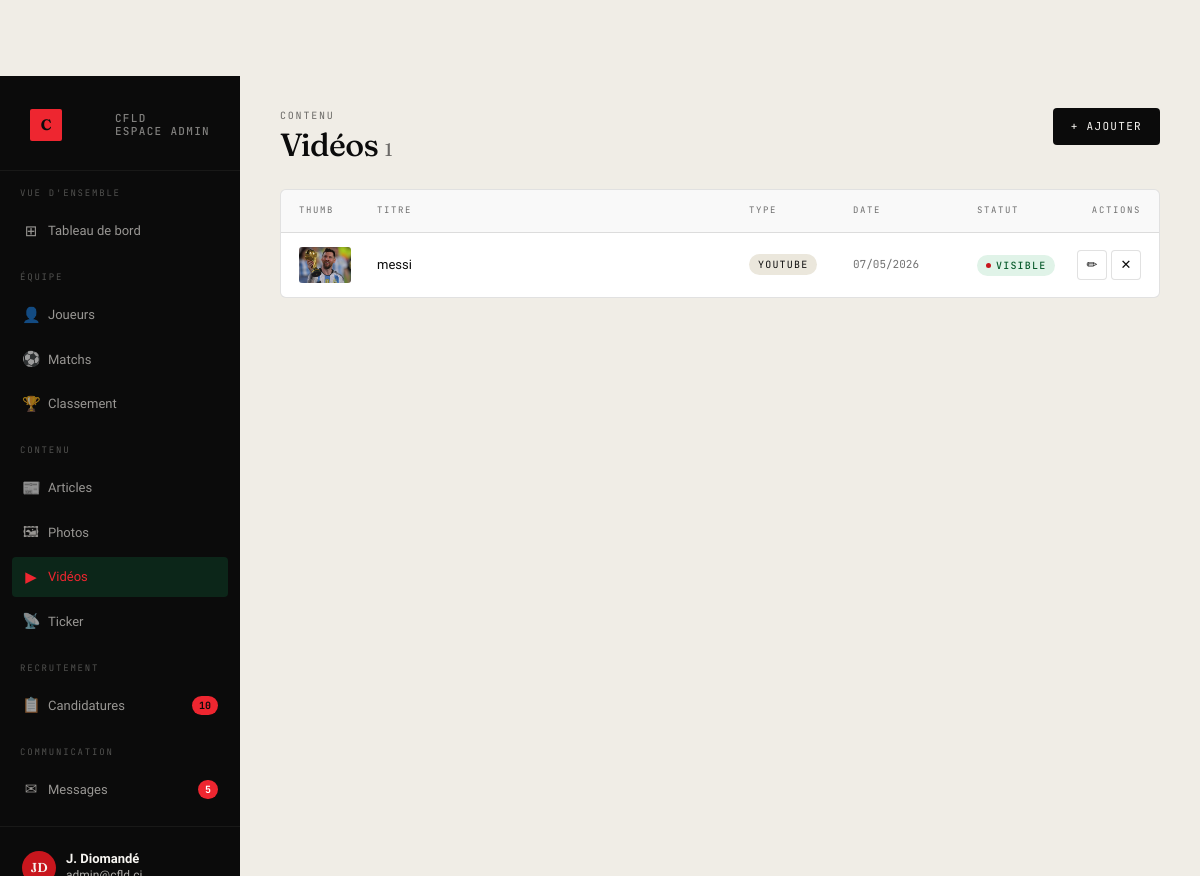
Page /admin-cfld/videos/ (signed in) on the committed database.
### medias/models.py (models this page shows, shortened)
class Video(models.Model):
    TYPE_CHOICES = [
        ('youtube', 'YouTube'),
        ('vimeo', 'Vimeo'),
        ('local', 'Fichier local'),
    ]
    titre = models.CharField(max_length=200)
    description = models.CharField(max_length=300, blank=True)
    thumbnail = models.ImageField(upload_to='videos/thumbnails/', blank=True, null=True)
    url = models.URLField(blank=True)
    type_video = models.CharField(max_length=10, choices=TYPE_CHOICES, default='youtube')
    date = models.DateField(default=timezone.now)
    afficher = models.BooleanField(default=True)
    class Meta:
        ordering = ['-date']
        verbose_name = 'Vidéo'
        verbose_name_plural = 'Vidéos'

### recrutement/admin_views.py (the view)
# urls.py: path('videos/',                   v.admin_videos,      name='admin_videos'),
@staff_required
def admin_videos(request):
    qs = Video.objects.all()
    ctx = _base_ctx(request, 'videos')
    ctx.update({'videos': qs})
    return render(request, 'admin_cfld/videos.html', ctx)

### recrutement/admin_views.py (called while the page is built)
def staff_required(view_func):
    @wraps(view_func)
    def wrapper(request, *args, **kwargs):
        if not request.user.is_authenticated or not request.user.is_staff:
            return redirect('login')
        return view_func(request, *args, **kwargs)
    return wrapper

def _base_ctx(request, section=''):
    return {
        'pending_count': Candidature.objects.filter(statut='pending').count(),
        'unread_count':  Message.objects.filter(lu=False).count(),
        'section':       section,
    }

### templates/admin_cfld/videos.html (shortened to what this page needs)
{% extends "admin_cfld/base.html" %}
{% block content %}
<div class="page-header">
  <div>
    <span class="eyebrow">Contenu</span>
    <h1>Vidéos <span style="font-size:18px;color:var(--muted);font-weight:400;">{{ videos|length }}</span></h1>
  </div>
  <div class="hd-actions">
    <a href="{% url 'admin_video_add' %}" style="display:inline-flex;align-items:center;gap:8px;background:var(--ink);color:var(--paper);padding:10px 18px;border-radius:4px;font-family:var(--font-mono);font-size:11px;letter-spacing:.12em;text-transform:uppercase;text-decoration:none;">
      + Ajouter
    </a>
  </div>
</div>
<div class="t-wrap">
  <div class="t-row t-head" style="grid-template-columns:64px 1fr 90px 110px 70px 80px;">
    <div>Thumb</div>
    <div>Titre</div>
    <div>Type</div>
    <div>Date</div>
    <div>Statut</div>
    <div style="text-align:right;">Actions</div>
  </div>
  {% for v in videos %}
  <div class="t-row" id="row-v{{ v.pk }}" style="grid-template-columns:64px 1fr 90px 110px 70px 80px;">
    <div>
      {% if v.thumbnail %}
        <img src="{{ v.thumbnail.url }}" alt="" style="width:52px;height:36px;object-fit:cover;border-radius:3px;display:block;">
      {% else %}
        <div style="width:52px;height:36px;background:var(--ink);border-radius:3px;display:grid;place-items:center;font-size:18px;">▶</div>
      {% endif %}
    </div>
    <div>
      <div style="font-weight:500;font-size:13px;">{{ v.titre|truncatechars:60 }}</div>
    </div>
    <div><span class="pill">{{ v.get_type_video_display }}</span></div>
    <div style="font-family:var(--font-mono);font-size:11px;color:var(--muted);">{{ v.date|date:"d/m/Y" }}</div>
    <div>
      {% if v.afficher %}
        <span class="badge-status bs-publie">Visible</span>
      {% else %}
        <span class="badge-status bs-brouillon">Masquée</span>
      {% endif %}
    </div>
    <div class="actions">
      <a href="{% url 'admin_video_edit' v.pk %}" class="t-btn" title="Modifier">✏</a>
      <button class="t-btn del" title="Supprimer" onclick="confirmDelete('{% url 'admin_video_delete' v.pk %}', document.getElementById('row-v{{ v.pk }}'))">✕</button>
    </div>
  </div>
  {% empty %}
  <div class="empty-state">Aucune vidéo</div>
  {% endfor %}
</div>
{% endblock %}

### templates/admin_cfld/base.html (shortened to what this page needs)
{% load static %}
<!doctype html>
<html lang="fr">
<head>
<link rel="stylesheet" href="{% static 'style.css' %}">
</head>
<body>
<div class="admin-shell">
  <aside class="sidebar">
    <div class="sidebar-top">
      <a href="{% url 'admin_dashboard' %}" class="sidebar-brand">
        <span class="bm">C</span>
        <span class="bt">CFLD<br>Espace admin</span>
      </a>
    </div>
    <nav class="sidebar-nav">
      <div class="nav-section">Vue d'ensemble</div>
      <a href="{% url 'admin_dashboard' %}" {% if section == 'dashboard' %}class="active"{% endif %}>
        <span class="icon">⊞</span><span class="lbl">Tableau de bord</span>
      </a>
      <div class="nav-section">Équipe</div>
      <a href="{% url 'admin_joueurs' %}" {% if section == 'joueurs' %}class="active"{% endif %}>
        <span class="icon">👤</span><span class="lbl">Joueurs</span>
      </a>
      <a href="{% url 'admin_matchs' %}" {% if section == 'matchs' %}class="active"{% endif %}>
        <span class="icon">⚽</span><span class="lbl">Matchs</span>
      </a>
      <a href="{% url 'admin_classement' %}" {% if section == 'classement' %}class="active"{% endif %}>
        <span class="icon">🏆</span><span class="lbl">Classement</span>
      </a>
      <div class="nav-section">Contenu</div>
      <a href="{% url 'admin_articles' %}" {% if section == 'articles' %}class="active"{% endif %}>
        <span class="icon">📰</span><span class="lbl">Articles</span>
      </a>
      <a href="{% url 'admin_photos' %}" {% if section == 'photos' %}class="active"{% endif %}>
        <span class="icon">🖼</span><span class="lbl">Photos</span>
      </a>
      <a href="{% url 'admin_videos' %}" {% if section == 'videos' %}class="active"{% endif %}>
        <span class="icon">▶</span><span class="lbl">Vidéos</span>
      </a>
      <a href="{% url 'admin_ticker' %}" {% if section == 'ticker' %}class="active"{% endif %}>
        <span class="icon">📡</span><span class="lbl">Ticker</span>
      </a>
      <div class="nav-section">Recrutement</div>
      <a href="{% url 'admin_candidatures' %}" {% if section == 'candidatures' %}class="active"{% endif %}>
        <span class="icon">📋</span><span class="lbl">Candidatures</span>
        {% if pending_count %}<span class="badge">{{ pending_count }}</span>{% endif %}
      </a>
      <div class="nav-section">Communication</div>
      <a href="{% url 'admin_messages' %}" {% if section == 'messages' %}class="active"{% endif %}>
        <span class="icon">✉</span><span class="lbl">Messages</span>
        {% if unread_count %}<span class="badge red">{{ unread_count }}</span>{% endif %}
      </a>
    </nav>
    <div class="sidebar-footer">
      <div class="sidebar-user">
        <div class="av">{{ request.user.first_name|slice:":1"|upper }}{{ request.user.last_name|slice:":1"|upper }}</div>
        <div class="info">
          <strong>{{ request.user.get_full_name|default:request.user.username }}</strong>
        </div>
      </div>
    </div>
  </aside>
  <main class="admin-main">
    {% block content %}{% endblock %}
  </main>
</div>
</body>
</html>

### assets/style.css (style rules this page uses)
:root { --green: #c8161d; --green-deep: #8a0d12; --green-bright: #ee2630; --ink: #0b0b0b; --paper: #f7f5f1; --paper-2: #ebe7dc; --line: rgba(11,11,11,0.12); --line-strong: rgba(11,11,11,0.85); --muted: rgba(11,11,11,0.58); --font-display: "Fraunces", "Times New Roman", serif; --font-text: "Inter Tight", "Helvetica Neue", Arial, sans-serif; --font-mono: "JetBrains Mono", "Menlo", monospace; --display-tracking: -0.02em; --display-weight: 500; --display-italic: 0; }
* { box-sizing: border-box; }
html, body { margin: 0; padding: 0; overflow-x: hidden; }
body { font-family: var(--font-text); color: var(--ink); background: var(--paper); -webkit-font-smoothing: antialiased; text-rendering: optimizeLegibility; line-height: 1.5; }
img { max-width: 100%; display: block; }
a { color: inherit; text-decoration: none; }
button { font: inherit; cursor: pointer; border: 0; background: none; color: inherit; }
.display, h1, h2, h3 { font-family: var(--font-display); font-weight: var(--display-weight); letter-spacing: var(--display-tracking); font-style: var(--display-italic) ? italic : normal; line-height: 1.02; margin: 0; }
h1 { font-size: clamp(56px, 8vw, 132px); }
.eyebrow { font-family: var(--font-mono); font-size: 11px; letter-spacing: 0.18em; text-transform: uppercase; color: var(--muted); }
body { padding-top: 76px; }

### rows in the picture
Video: thumbnail (placeholder picture), titre "messi", type_video "YOUTUBE", date "07/05/2026", afficher "VISIBLE"

### other values in the picture
{{ pending_count }} "10"
{{ unread_count }} "5"
{{ request.user.first_name|slice:":1"|upper }} "J"
{{ request.user.last_name|slice:":1"|upper }} "D"
{{ request.user.get_full_name|default:request.user.username }} "J. Diomandé"
{{ videos|length }} "1"
